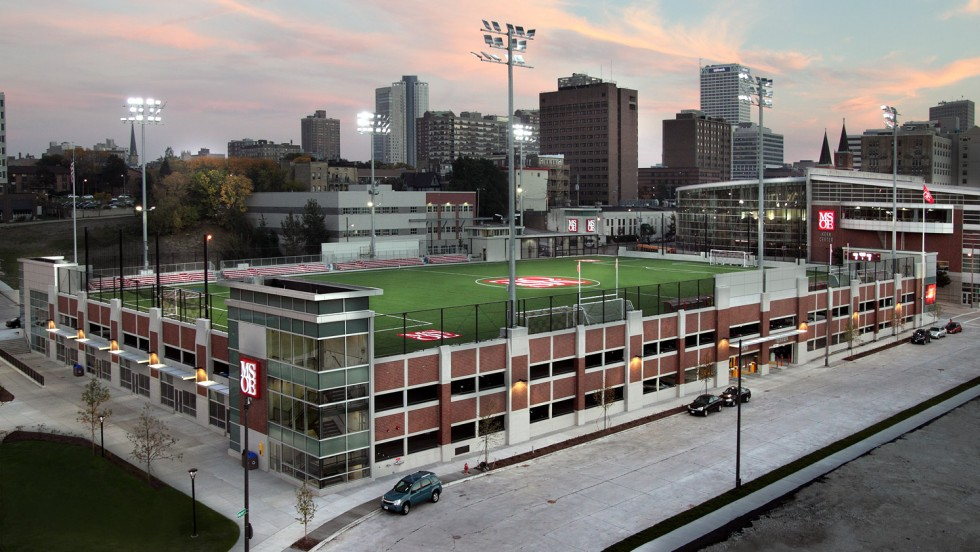
%> input picture IntroCommSystemsUsingMathworksSDR.20181113/Lab03/wide_med_viets-field-at-dusk.jpg, 980 x 552 px
$ octave generateComplexEnvelope_APT.m   (GNU Octave 9; MATLAB toolbox functions it lacks are replaced by stand-ins)
%> lines starting %> are read from the running program, lines starting %| are printed output that depends on the picture
%% generateComplexEnvelope_APT.m
%   APT sent at 4160 pixels per second
%   Pixels are 8-bit grayscale
%   Pixel information amplitude modulates 2400Hz subcarrier, which is then
%     used to frequency modulate the RF carrier
%   Frequency deviation is 17kHz
%   Image data bandlimited to allow square-law AM demod in receiver

%   Cory J. Prust, Ph.D.
%   Last Modified:  7/29/2018

close all
clear all

%% Create synthetic "APT" image
% load image file
image = imread('wide_med_viets-field-at-dusk.jpg');
%> image is the input picture: size 552x980x3 uint8; mean R, G, B 117.2, 113.5, 108.9
image = rgb2gray(image);
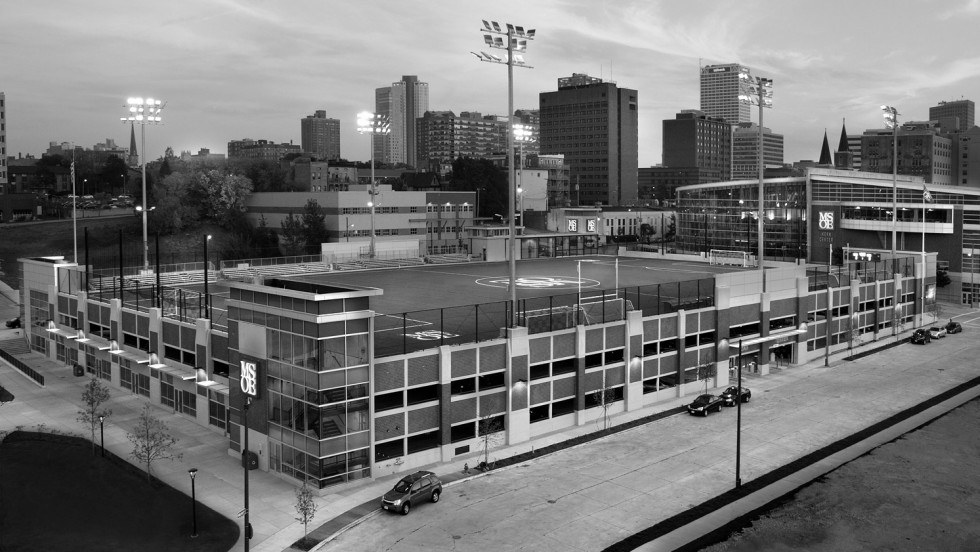
%> image: size 552x980 uint8; min 0, max 255, mean 114.1
image = image(1:550,:);
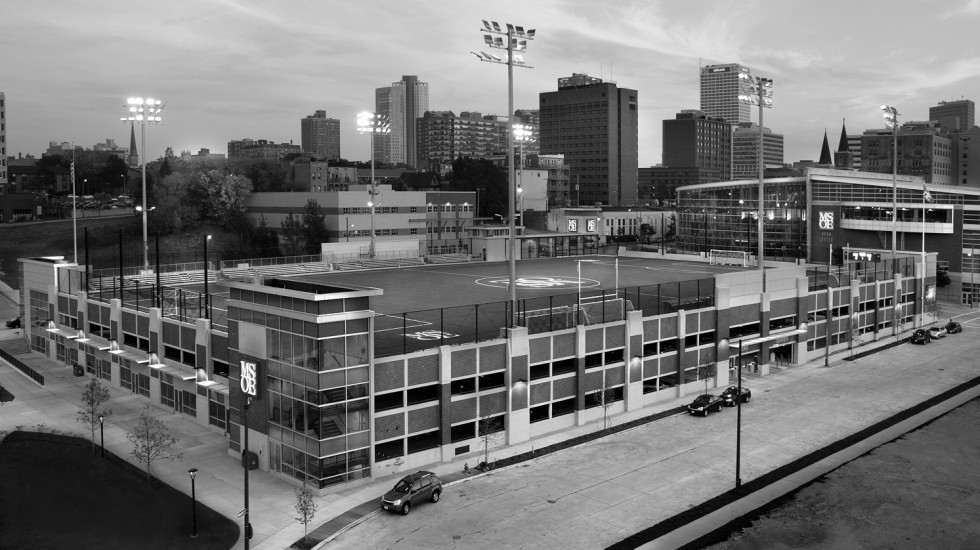
%> image: size 550x980 uint8; min 0, max 255, mean 114.2

% add left-hand "telemetry" border; mimic APT
band255 = repmat([255 255 255 255],550,1);
band0 = repmat([0 0 0 0],550,1);
cal = round(linspace(0,255,55))';
calBand = repmat(cal,10,32);

aptImage = [band0 band255 band0 band255 band0 band255 band0 calBand image];
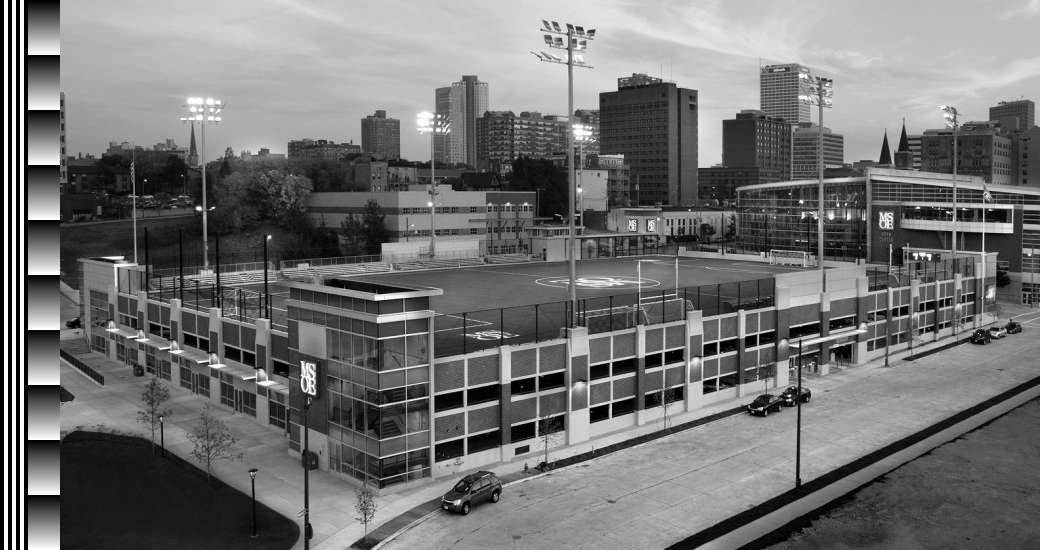
%> aptImage: size 550x1040 uint8; min 0, max 255, mean 114.5

figure
imshow(aptImage)
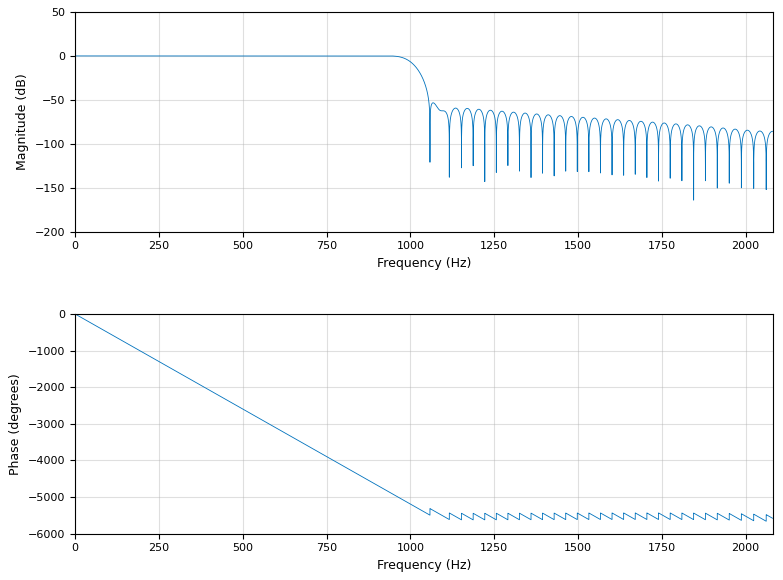
%> figure redrawn from the program's plot data, 2 panels; panel 1: curve peaks at x = 928, y = 0.00991; panel 2: curve peaks at x = 0, y = 0

%% Reshape image to time series
fs_pixels = 4160;
[rows cols] = size(aptImage);
%> rows = 550; cols = 1040
aptData = reshape(aptImage',1,rows*cols);
fprintf('APT Image: %d rows, %d columns\n',rows,cols);
%| APT Image: 550 rows, 1040 columns
fprintf('Transmission time at %d pixels per second: %d seconds\n', fs_pixels, rows*cols/fs_pixels);
%| Transmission time at 4160 pixels per second: 137.5 seconds

%% threshold data to [0,1] range
aptData = mat2gray(aptData,[0 255]);

%% Filter to allow simple AM square-law receiver
% Need to limit bandwidth B < 1200 Hz (i.e., f_c > 2B for square law demod)
h = fir1(120,1000/(4160/2));  % LFP at 1000Hz
freqz(h,1,1e5,4160);
aptData = filtfilt(h,1,abs(aptData));

%% check image
figure
imshow(reshape(aptData',cols,rows)')

%% Upsample
aptData = resample(double(aptData),240e3,fs_pixels);
fs = 240e3;
N = length(aptData);
%> N = 33000000
t = 0:1/fs:(N-1)/fs;

%% Limit values to [0 1] range.
aptData(aptData>1)=1;
aptData(aptData<0)=0;
figure
plot(aptData)
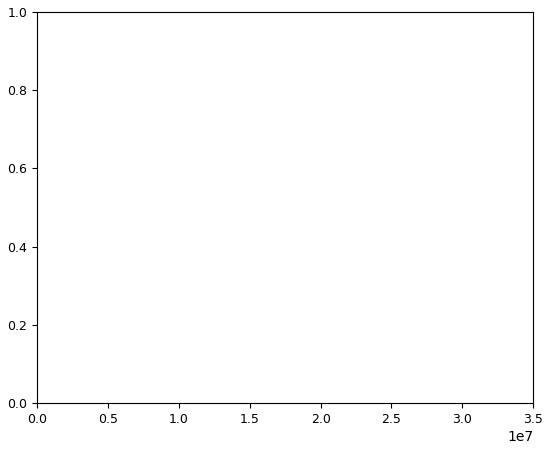
%> figure redrawn from the program's plot data

%% AM Modulate on 2400Hz subcarrier
aptData_AM = aptData .* cos(2*pi*2400*t);

%% FM Modulate
%> (the run ends here)
